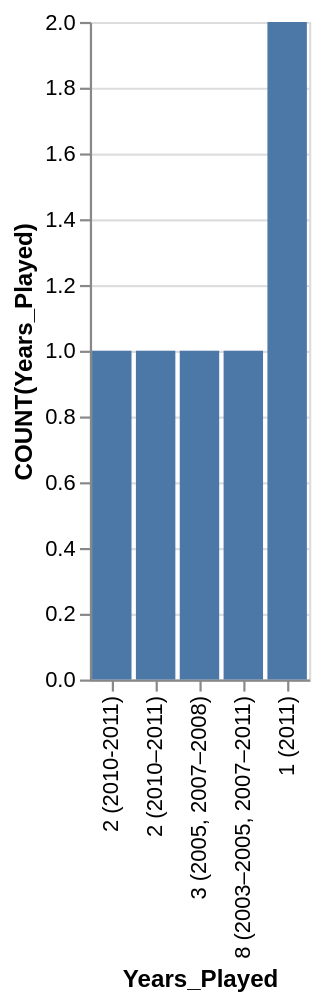

Write a Vega-Lite specification for this figure.
### Vega-Lite specification from a JSON file in a GitHub repository (floating-point values rounded to 4 significant figures)
{"data": {"values": [{"x_data": "2 (2010-2011)", "y_data": 1}, {"x_data": "2 (2010–2011)", "y_data": 1}, {"x_data": "3 (2005, 2007–2008)", "y_data": 1}, {"x_data": "8 (2003–2005, 2007–2011)", "y_data": 1}, {"x_data": "1 (2011)", "y_data": 2}]}, "mark": "bar", "encoding": {"x": {"field": "x_data", "type": "nominal", "title": "Years_Played", "sort": {"op": "sum", "field": "y_data", "order": "ascending"}}, "y": {"field": "y_data", "type": "quantitative", "title": "COUNT(Years_Played)"}}}
